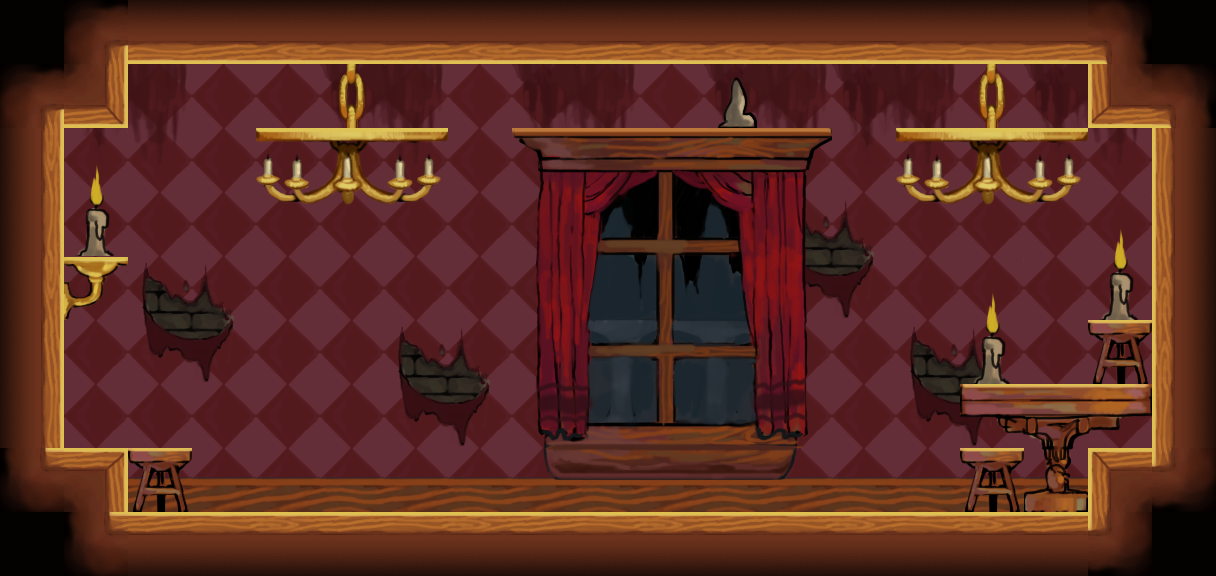

A 2D game scene composited from a Tiled map and its tileset images. What follows is a short description and the map's XML, with every tile layer's data as written:
An orthogonal 19x9 tile map with 64x64 px tiles, 3 tile layers (backgroundLayer0, backgroundLayer1, blockedLayer) and 3 objects.

<map version="1.0" orientation="orthogonal" renderorder="right-down" width="19" height="9" tilewidth="64" tileheight="64" nextobjectid="4">
 <tileset firstgid="1" name="tileset" tilewidth="64" tileheight="64">
  <image source="../src/images/tileset.png" width="960" height="832" />
 </tileset>
 <layer name="backgroundLayer0" width="19" height="9">
  <data encoding="csv">
0,0,0,0,0,0,0,0,0,0,0,0,0,0,0,0,0,0,0,
0,49,50,33,33,49,50,33,49,50,33,49,50,49,50,33,49,50,0,
0,64,65,33,33,64,65,33,64,65,2684354624,2684354609,65,64,65,33,64,65,0,
0,33,33,33,33,33,33,33,33,33,2684354625,2684354610,47,48,33,33,33,33,0,
0,33,47,48,33,33,33,33,33,33,33,33,62,63,33,33,33,33,0,
0,33,62,63,33,33,47,48,33,33,33,33,33,33,47,48,33,33,0,
0,33,33,33,33,33,62,63,33,33,33,33,33,33,62,63,33,33,0,
0,111,111,111,111,112,111,112,111,112,111,112,111,112,112,112,112,112,0,
0,0,0,0,0,0,0,0,0,0,0,0,0,0,0,0,0,0,0
</data>
 </layer>
 <layer name="backgroundLayer1" width="19" height="9">
  <data encoding="csv">
0,0,0,0,0,32,0,0,0,0,0,0,0,0,0,0,0,0,0,
0,58,0,0,0,32,0,0,0,0,0,4,0,0,0,32,0,0,0,
0,58,0,0,0,0,0,0,8,9,10,11,12,0,0,0,0,0,0,
0,73,0,0,28,29,30,0,23,24,25,26,27,0,28,29,30,58,0,
0,0,0,0,0,0,0,0,38,39,40,41,42,0,0,58,0,73,0,
0,0,0,0,0,0,0,0,53,54,55,56,57,0,0,73,0,0,0,
0,0,0,0,0,0,0,0,68,69,70,71,72,0,0,0,0,0,0,
0,0,0,0,0,0,0,0,83,84,85,86,87,0,0,0,0,0,0,
0,0,0,0,0,0,0,0,0,0,0,0,0,0,0,0,0,0,0
</data>
 </layer>
 <layer name="blockedLayer" width="19" height="9">
  <data encoding="csv">
91,92,97,98,96,97,98,96,97,98,96,96,97,98,97,97,98,93,91,
92,99,0,0,0,0,0,0,0,0,0,0,0,0,0,0,0,100,93,
109,0,0,0,13,14,15,0,0,0,0,0,0,0,13,14,15,0,95,
94,0,0,0,0,0,0,0,0,0,0,0,0,0,0,0,0,0,110,
109,43,0,0,0,0,0,0,0,0,0,0,0,0,0,0,0,0,80,
79,0,0,0,0,0,0,0,0,0,0,0,0,0,0,0,0,3,80,
94,0,0,0,0,0,0,0,0,0,0,0,0,0,0,18,19,20,95,
107,114,3,0,0,0,0,0,0,0,0,0,0,0,0,3,34,115,108,
91,107,76,77,78,76,77,78,76,77,78,76,77,78,77,78,76,108,91
</data>
 </layer>
 <objectgroup name="objectLayer">
  <object id="1" gid="61" x="832" y="512" />
  <object id="2" gid="61" x="640" y="512" />
  <object id="3" gid="61" x="448" y="512" />
 </objectgroup>
</map>